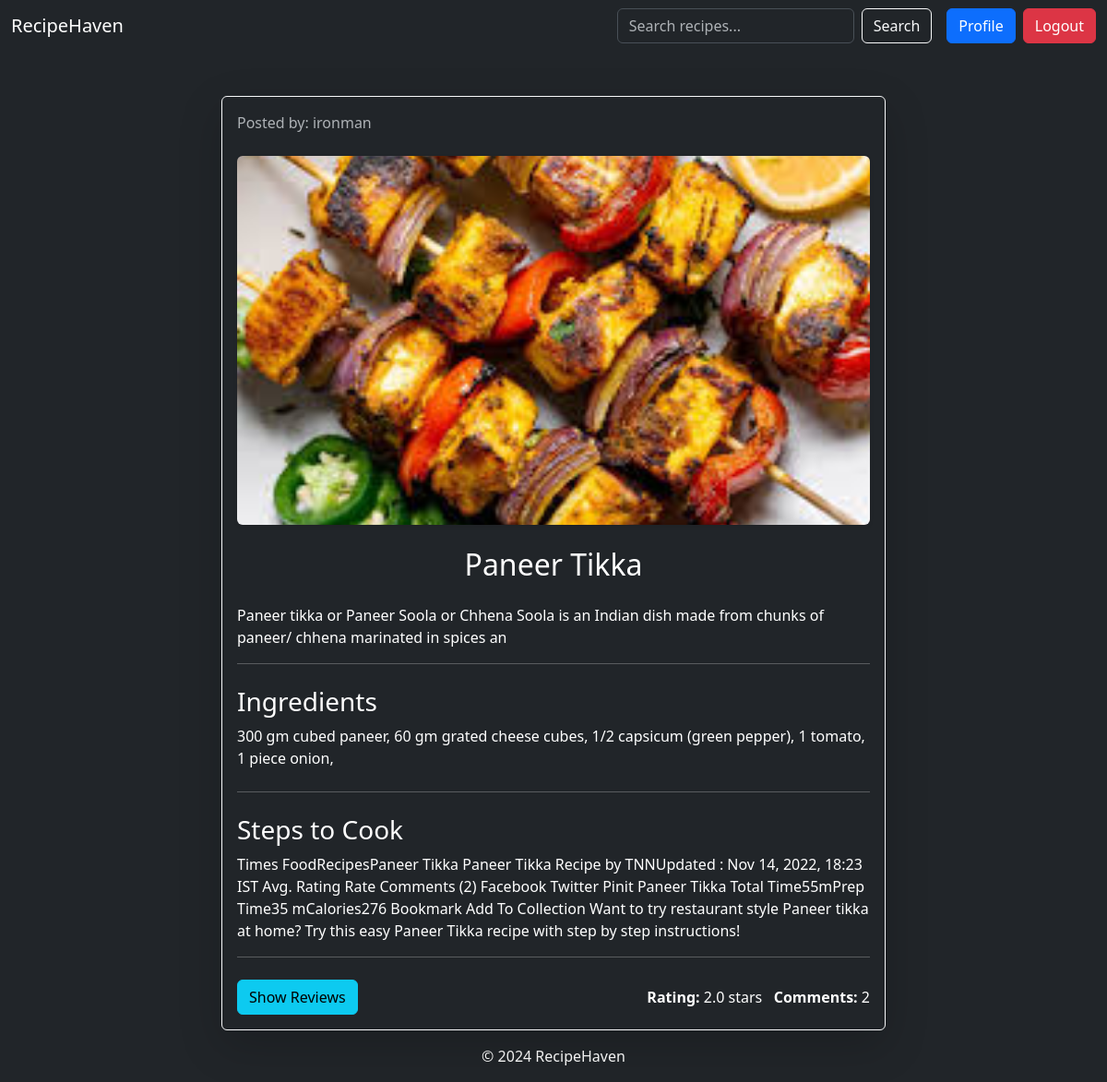
Page /7/open_recipe/ (signed in) on the committed database.
### recipes/models.py (models this page shows, shortened)
class Recipe(models.Model):
    CATEGORY_CHOICES = [
        ("vegetarian", "Vegetarian"),
        ("non-vegetarian", "Non-Vegetarian"),
    ]
    user = models.ForeignKey(User, on_delete=models.CASCADE)
    title = models.TextField(max_length=70)
    description = models.TextField(max_length=220)
    ingredients = models.TextField(max_length=350)
    steps_to_cook = models.TextField(max_length=700)
    photo = models.ImageField(upload_to="photos/", blank=True, null=True)
    category = models.CharField(
        max_length=20, choices=CATEGORY_CHOICES, default="vegetarian"
    )
    created_at = models.DateTimeField(auto_now_add=True)
    updated_at = models.DateTimeField(auto_now=True)

### recipes/views.py (the view)
# urls.py: path("<int:recipe_id>/open_recipe/", views.open_recipe, name="open_recipe"),
@login_required
def open_recipe(request, recipe_id):
    recipe = get_object_or_404(Recipe, pk=recipe_id)
    review_list = Review.objects.filter(recipe=recipe)
    total_number_of_comments = review_list.count()
    average_rating = review_list.aggregate(Avg("rating"))["rating__avg"]
    if not average_rating:
        average_rating = 0
    return render(
        request,
        "recipe/recipe_detail.html",
        {
            "recipe": recipe,
            "total_number_of_comments": total_number_of_comments,
            "average_rating": average_rating,
        },
    )

### recipes/templates/recipe/recipe_detail.html (shortened to what this page needs)
{% extends "layout.html" %}
{% block content %}
<div class="container mt-5">
    <div class="row justify-content-center">
        <div class="col-lg-8">
            <div class="card bg-dark text-white border-light shadow-lg">
                <div class="card-body">
                    <div class="d-flex justify-content-between align-items-center mb-4">
                        <p class="text-muted mb-0">Posted by: {{ recipe.user.username }}</p>
                    </div>
                    <img src="{{ recipe.photo.url }}" alt="{{ recipe.title }}" class="img-fluid mb-4 rounded shadow-sm" style="object-fit: cover; width: 100%; height: 400px;">
                    <h2 class="card-title text-center mb-4">{{ recipe.title }}</h2>
                    <p class="card-text">{{ recipe.description }}</p>
                    <hr class="bg-light">
                    <h3 class="mt-4">Ingredients</h3>
                    <p class="text-white mb-4">{{ recipe.ingredients }}</p>
                    <hr class="bg-light">
                    <h3 class="mt-4">Steps to Cook</h3>
                    <p class="text-white">{{ recipe.steps_to_cook }}</p>
                    <hr class="bg-light">
                    <div class="d-flex justify-content-between align-items-center mt-4">
                        <a href="{% url 'create_review' recipe.id %}" class="btn btn-info btn-md">Show Reviews</a>
                        <div class="text-white">
                            <strong>Rating:</strong> {{ average_rating|floatformat:1 }} stars &nbsp;
                            <strong>Comments:</strong> {{ total_number_of_comments }}
                        </div>
                    </div>
                </div>
            </div>
        </div>
    </div>
</div>
{% endblock %}

### templates/layout.html (shortened to what this page needs)
{% load static %}
<!DOCTYPE html>
<html lang="en" data-bs-theme="dark">
  <head>
    <link
      href="https://cdn.jsdelivr.net/npm/bootstrap@5.3.3/dist/css/bootstrap.min.css"
      rel="stylesheet"
    />
  </head>
  <body>
    <nav class="navbar navbar-expand-lg navbar-dark bg-dark">
      <div class="container-fluid">
        <a class="navbar-brand" href="{% url 'recipe_list' %}">RecipeHaven</a>
        <div class="collapse navbar-collapse" id="navbarSupportedContent">
          <form class="d-flex me-3" action="{% url 'search' %}" method="get">
            <input
              class="form-control me-2"
              type="search"
              name="q"
              placeholder="Search recipes..."
              aria-label="Search"
            />
            <button class="btn btn-outline-light" type="submit">
              Search
            </button>
          </form>
          <ul class="navbar-nav">
            {% if user.is_authenticated %}
            <li class="nav-item">
              <a class="btn btn-primary me-2" href="{% url 'edit_profile' %}">Profile</a>
            </li>
            <li class="nav-item">
              <form action="{% url 'logout' %}" method="post" class="d-inline">
                <button class="btn btn-danger" type="submit">Logout</button>
              </form>
            </li>
            {% endif %}
          </ul>
        </div>
      </div>
    </nav>
    <div class="container mt-4">
      {% block content %}
      {% endblock %}
    </div>
    <footer class="footer mt-auto py-3 bg-dark text-white text-center">
      <div class="container">
        <span>&copy; 2024 RecipeHaven</span>
      </div>
    </footer>
  </body>
</html>

### rows in the picture
Recipe: user.username "ironman", photo (picture), title "Paneer Tikka", description "Paneer tikka or Paneer Soola or Chhena Soola is an Indian dish made from chunks of paneer/ chhena marinated in spices an", ingredients "300 gm cubed paneer, 60 gm grated cheese cubes, 1/2 capsicum (green pepper), 1 tomato, 1 piece onion,", steps_to_cook "Times FoodRecipesPaneer Tikka Paneer Tikka Recipe by TNNUpdated : Nov 14, 2022, 18:23 IST Avg. Rating Rate Comments (2) Facebook Twitter Pinit Paneer Tikka Total Time55mPrep Time35 mCalories276 Bookmark Add To Collection Want to try restaurant style Paneer tikka at home? Try this easy Paneer Tikka recipe with step by step instructions!"

### other values in the picture
{{ average_rating|floatformat:1 }} "2.0"
{{ total_number_of_comments }} "2"
